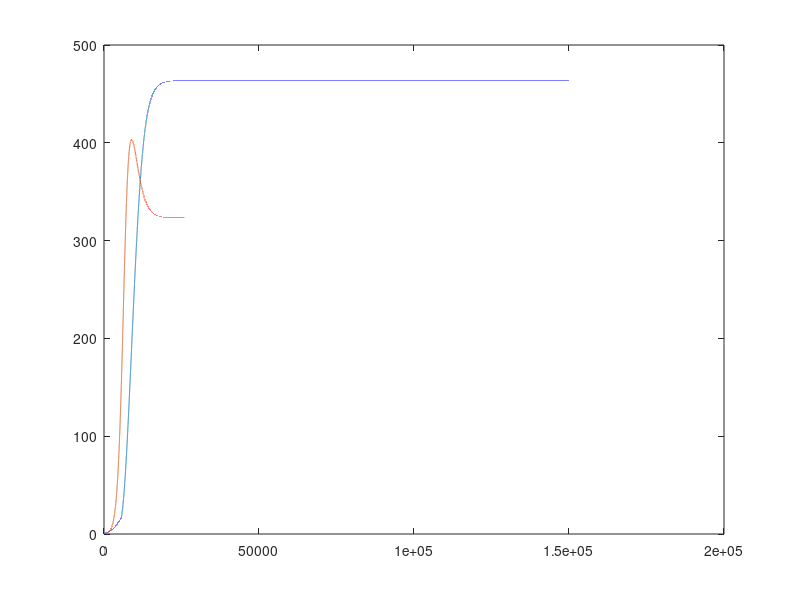

This chart was generated by the following MATLAB code:

%% very simple model description
% population composed of a single cluster and floating agents
% N = Nc + Nf
% constant death rate (or chance)
% Rd
% constant detach rate (or chance) - a small one
% Rf
% growth rate for cluster slightly smaller than growth rate for floating
% both dependant on population size (and time??), cluster dependant on cluster size as
% well
% Rgc, Rgf
% So, it sort of looks like this:
% Nc(t+1) = Nc(t) * (1 + Rgc - Rd - Rf)
% Nf(t+1) = Nf(t) * (1 + Rgf - Rd + Rf)
% the question becomes the growth rate. 
%lets make it simple:
% r is the "low density growth rate", 
% M is the carrying capacity, 
% E is an "experimental result" for the retation between cluster size and
% growth rate
% Rgf(t) = r * (1 - (Nc(t) + Nf(t)) / M)
% Rgc(t) = Rgf(t) * (1 - E * log(Nc))
% from previous simulations, let's pick 
% r = 0.002, M = 100, E = 0.05, Nc(1) = 1, Nf(1) = 0, Rd = 0.0004, Rf =
% 0.001

T = 150000;
Nc = zeros(1,T);
Nc(1) = 1;
Nf = zeros(1,T);
r = 0.002;
M = 1000;
E = 0.01;
Rd = 0.001; 
Rf = 0.0004;
thresh = 16;
for t = 1:T - 1
    Rgf = r * (1 - (Nc(t) + Nf(t)) / M);
    Rgc = Rgf * (1 - E * log(Nc(t)));
    if (Nc(t) < thresh)
        Nc(t+1) = Nc(t) * (1 + Rgc - Rd - Rf);
    else
        Nc(t+1) = Nc(t) * (1 + Rgc - Rf);
    end
    Nf(t+1) = Nf(t) * (1 + Rgf - Rd) + Nc(t) * Rf;
end

figure
plot(1:T, Nc,1:T,Nf)


